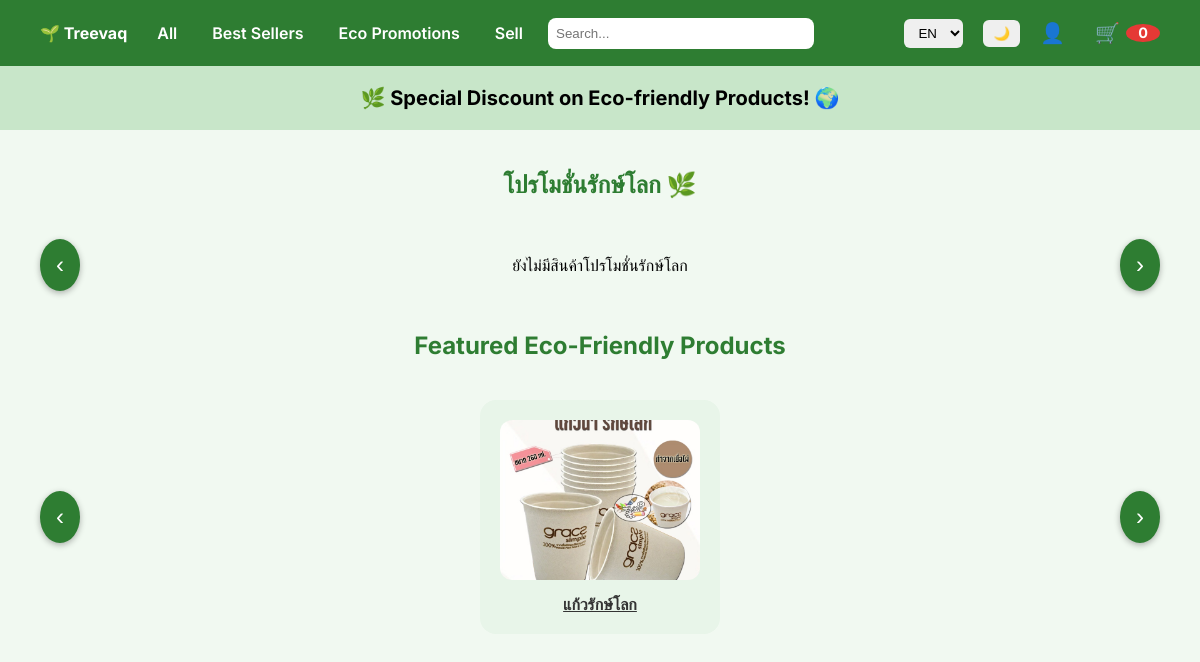
The app's page /, older data.
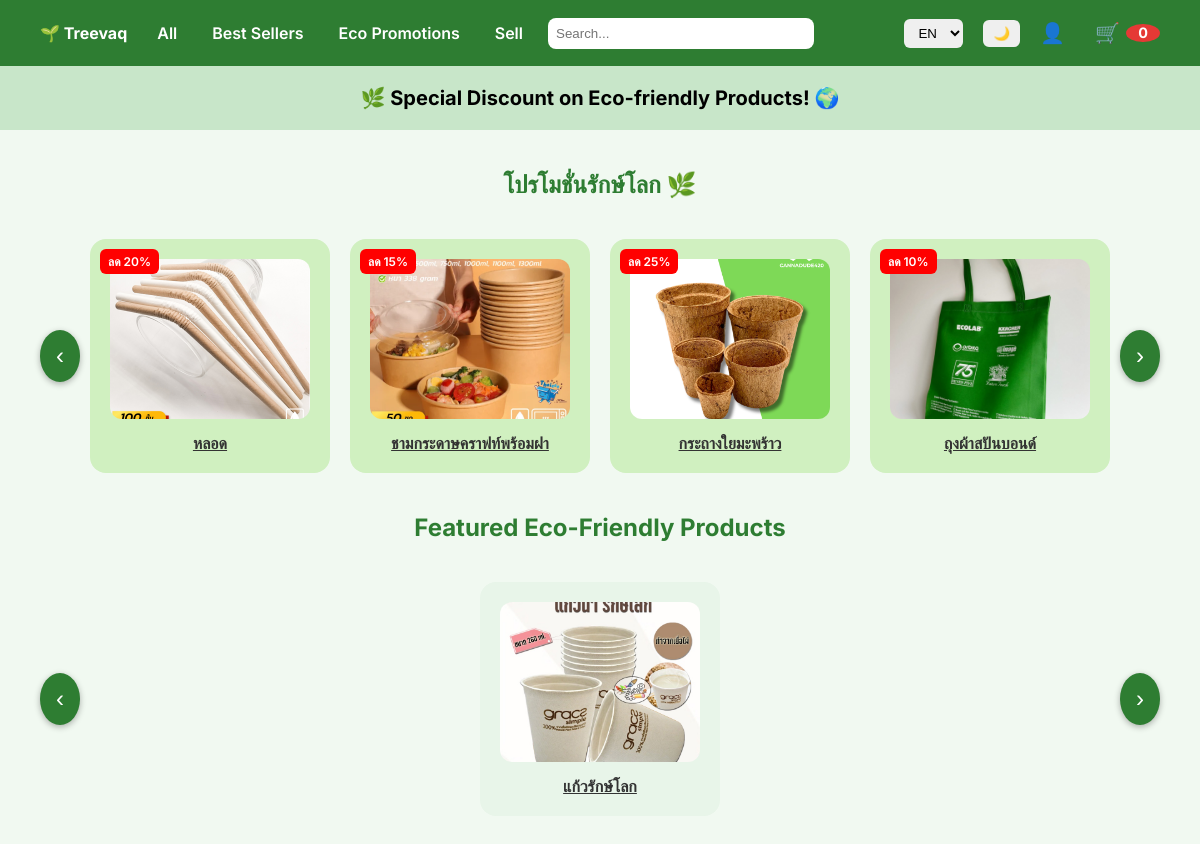
The same page, newer data.
### shopapp/models.py (models this page shows, shortened)
class Product(models.Model):
    name = models.CharField(max_length=200)
    description = models.TextField(blank=True, null=True)
    original_price = models.DecimalField(max_digits=10, decimal_places=2, blank=True, null=True)
    discount_percent = models.IntegerField(default=0)  # เก็บส่วนลดเป็น %
    rating = models.FloatField(blank=True, null=True)
    rating_count = models.IntegerField(blank=True, null=True)
    sold = models.IntegerField(blank=True, null=True)
    stock = models.IntegerField(blank=True, null=True)
    available_colors = models.JSONField(null=True, blank=True)
    image = models.ImageField(upload_to='products/', null=True, blank=True)
    is_promotion = models.BooleanField(default=False)
    def __str__(self):
        return self.name

### shopapp/views.py (the view)
# urls.py: path('', views.homepage, name='homepage'),
def homepage(request):
    if request.user.is_authenticated:
        messages.success(request, "ยินดีต้อนรับ")
    query = request.GET.get('q')
    promotions = Product.objects.filter(is_promotion=True)[:10]
    if query:
        products = Product.objects.filter(is_promotion=False, name__icontains=query)
    else:
        products = Product.objects.filter(is_promotion=False)[:10]
    print("Products in homepage:", products)
    print("Promotion products:", promotions)
    return render(request, 'homepage.html', {
        'products': products,
        'promotions': promotions,
    })

### shopapp/templates/homepage.html (shortened to what this page needs)
{% extends 'base2.html' %}
{% load static %}
{% block content %}
<div class="banner" id="bannerText">
    🌿 Special Discount on Eco-friendly Products! 🌍
</div>
<h2 data-key="promo" style="text-align: center; margin-top: 40px;">โปรโมชั่นรักษ์โลก 🌿</h2>
<div class="carousel-wrapper">
    <button class="carousel-button left" onclick="scrollCarousel('promo-carousel', -1)">‹</button>
    <div id="promo-carousel" class="carousel featured">
        {% if promotions %}
            {% for product in promotions %}
                <a href="{% url 'product_detail' product.id %}" class="product" style="background-color:#d0f0c0; position: relative;">
                    {% if product.image %}
                        <img src="{{ product.image.url }}" alt="{{ product.name }}">
                    {% endif %}
                    {% if product.discount_percent > 0 %}
                        <div style="position: absolute; top: 10px; left: 10px; background-color: red; color: white; padding: 5px 8px; border-radius: 6px; font-size: 12px;">
                            ลด {{ product.discount_percent }}%
                        </div>
                    {% endif %}
                    <div>{{ product.name }}</div>
                </a>
            {% endfor %}
        {% else %}
            <p style="text-align: center; width: 100%;">ยังไม่มีสินค้าโปรโมชั่นรักษ์โลก</p>
        {% endif %}
    </div>
    <button class="carousel-button right" onclick="scrollCarousel('promo-carousel', 1)">›</button>
</div>
<h2 data-key="featured">Featured Eco-Friendly Products</h2>
<div class="carousel-wrapper">
    <button class="carousel-button left" onclick="scrollCarousel('featured-carousel', -1)">‹</button>
    <div id="featured-carousel" class="carousel featured">
        {% if products %}
            {% for product in products %}
                <a href="{% url 'product_detail' product.id %}" class="product">
                    {% if product.image %}
                        <img src="{{ product.image.url }}" alt="{{ product.name }}">
                    {% endif %}
                    <div>{{ product.name }}</div>
                </a>
            {% endfor %}
        {% else %}
            <p style="text-align: center; width: 100%;">ไม่พบสินค้าที่คุณค้นหา</p>
        {% endif %}
    </div>
    <button class="carousel-button right" onclick="scrollCarousel('featured-carousel', 1)">›</button>
</div>
{% endblock %}

### shopapp/templates/base2.html (shortened to what this page needs)
{% load static %}
<!DOCTYPE html>
<html lang="{{ request.LANGUAGE_CODE|default:'en' }}">
<head>
</head>
<body>
    <div class="navbar">
        <div style="display: flex; align-items: center; gap: 15px;">
            <a href="{% url 'homepage' %}" style="color:white; text-decoration: none; font-weight: bold;">🌱 Treevaq</a>
        </div>
        <div style="flex: 1; display: flex; align-items: center; gap: 15px; flex-wrap: wrap; justify-content: center;">
            <a href="#" data-key="all">All</a>
            <a href="#" data-key="best">Best Sellers</a>
            <a href="#" data-key="promo">Eco Promotions</a>
            <a href="#" data-key="sell">Sell</a>
            <form method="get" action="{% url 'homepage' %}" style="margin: 0; position: relative;">
                <input type="text" id="searchInput" name="q" placeholder="Search..." value="{{ request.GET.q }}"
                       style="width: 250px; padding: 8px; border-radius: 8px; border: none;">
            </form>
        </div>
        <div style="display: flex; align-items: center; gap: 10px;">
            <select id="languageSelect" class="language-select">
                <option value="en" {% if request.LANGUAGE_CODE == 'en' %}selected{% endif %}>EN</option>
            </select>
            <button id="toggleDark" class="toggle-dark">🌙</button>
            <a href="{% url 'login' %}" style="color: white; font-size: 20px;">👤</a>
            <a href="{% url 'cart' %}" style="color: white; font-size: 20px;">
              🛒 <span id="cart-count">0</span>
            </a>
        </div>
    </div>
    {% block content %}{% endblock %}
</body>
</html>

### shopapp/templates/base2.html (style rules this page uses)
body { font-family: 'Inter', sans-serif; background-color: #f1f9f1; margin: 0; padding: 0; transition: background-color 0.3s, color 0.3s; }
.navbar { background-color: #2e7d32; color: white; padding: 15px 30px; display: flex; flex-wrap: wrap; align-items: center; justify-content: space-between; gap: 10px; }
.navbar form { flex: 1; min-width: 200px; }
.navbar input[type="text"] { width: 100%; padding: 10px; border-radius: 8px; border: none; }
.navbar a { color: white; text-decoration: none; font-weight: 600; padding: 6px 10px; border-radius: 8px; transition: background-color 0.3s; display: flex; align-items: center; gap: 6px; }
.language-select, .toggle-dark { margin-left: 10px; padding: 6px 10px; border: none; border-radius: 6px; cursor: pointer; }
#cart-count { background: #e53935; border-radius: 50%; padding: 2px 7px; font-size: 0.9rem; font-weight: 700; color: white; min-width: 20px; text-align: center; line-height: 1; user-select: none; }

### shopapp/templates/homepage.html (style rules this page uses)
body { background-color: #f1f9f1; transition: background-color 0.3s, color 0.3s; }
.banner { background-color: #c8e6c9; padding: 20px; text-align: center; font-weight: bold; font-size: 20px; }
.categories, .featured { display: flex; justify-content: center; gap: 20px; margin: 30px 20px; flex-wrap: wrap; }
.category, .product { background-color: #e8f5e9; padding: 20px; width: 200px; border-radius: 16px; text-align: center; color: #333; font-weight: 600; transition: transform 0.2s; flex-shrink: 0; }
.product img { width: 100%; height: 160px; object-fit: cover; border-radius: 12px; margin-bottom: 10px; }
h2 { text-align: center; color: #2e7d32; }
.carousel-wrapper { position: relative; margin: 0 40px; }
.carousel { display: flex; overflow-x: auto; scroll-behavior: smooth; gap: 20px; padding: 10px 0; }
.carousel-button { position: absolute; top: 50%; transform: translateY(-50%); background-color: #2e7d32; color: white; border: none; padding: 12px 16px; font-size: 24px; cursor: pointer; border-radius: 50%; z-index: 10; box-shadow: 0 2px 6px rgba(0,0,0,0.3); user-select: none; transition: background-color 0.3s; }
.carousel-button.left { left: 0; }
.carousel-button.right { right: 0; }

Row changes from the older to the newer data that the page shows:
added Product: image (picture), discount_percent "20", name "หลอด", shown under "โปรโมชั่นรักษ์โลก 🌿"
added Product: image (picture), discount_percent "15", name "ชามกระดาษคราฟท์พร้อมฝา", shown under "โปรโมชั่นรักษ์โลก 🌿"
added Product: image (picture), discount_percent "25", name "กระถางใยมะพร้าว", shown under "โปรโมชั่นรักษ์โลก 🌿"
added Product: image (picture), discount_percent "10", name "ถุงผ้าสปันบอนด์", shown under "โปรโมชั่นรักษ์โลก 🌿"
Text that changed along with them:
text no longer shown: "ยังไม่มีสินค้าโปรโมชั่นรักษ์โลก"
